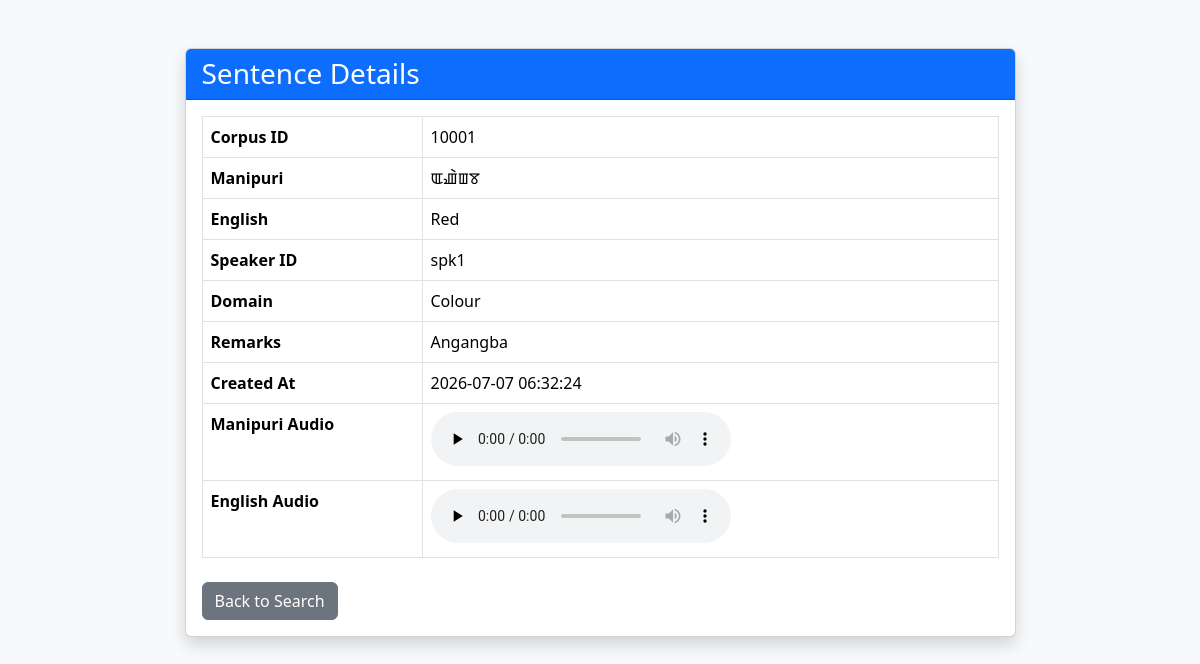
The page /api/public/sentence.php?id=10001 on the database as committed earlier.
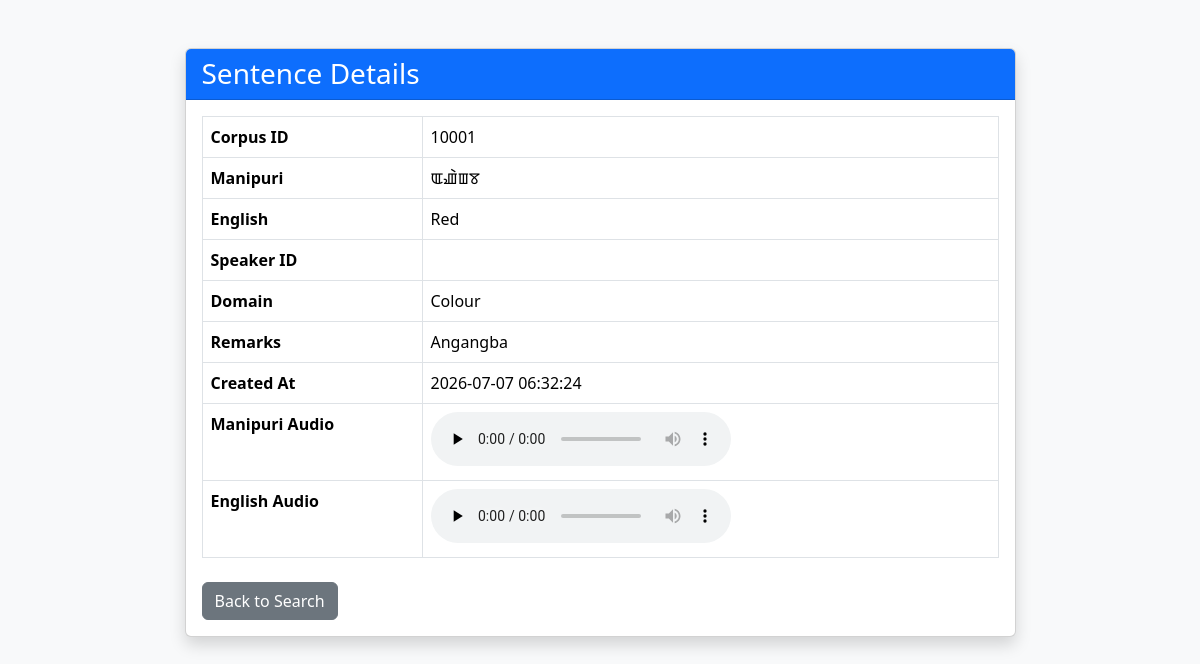
The same page on the database as committed later.
### tables this page shows
CREATE TABLE sentence_pairs
(
    corpus_id TEXT PRIMARY KEY,

    manipuri TEXT NOT NULL,

    english TEXT NOT NULL,

    manipuri_audio TEXT NOT NULL,

    english_audio TEXT NOT NULL,

    speaker_id TEXT,

    domain TEXT,

    remarks TEXT,

    created_at DATETIME NOT NULL DEFAULT CURRENT_TIMESTAMP
);

### api/public/sentence.php (the view, shortened to what this page needs)
<?php
require_once dirname(__DIR__, 2) . '/config.php';
$id = trim($_GET['id'] ?? '');
$stmt = $pdo->prepare(
    "
    SELECT
        corpus_id,
        manipuri,
        english,
        manipuri_audio,
        english_audio,
        speaker_id,
        domain,
        remarks,
        created_at
    FROM sentence_pairs
    WHERE corpus_id = :id
    LIMIT 1
    "
);
$stmt->bindValue(':id', $id, PDO::PARAM_STR);
$stmt->execute();
$sentence = $stmt->fetch(PDO::FETCH_ASSOC);
$manipuriAudio = '../../audio/manipuri/' . $sentence['manipuri_audio'];
$englishAudio  = '../../audio/english/' . $sentence['english_audio'];
?>
<!DOCTYPE html>
<html lang="en">
<head>
    <link
        href="https://cdn.jsdelivr.net/npm/bootstrap@5.3.3/dist/css/bootstrap.min.css"
        rel="stylesheet"
    >
</head>
<body class="bg-light">
<div class="container py-5">
    <div class="row justify-content-center">
        <div class="col-lg-9">
            <div class="card shadow">
                <div class="card-header bg-primary text-white">
                    <h3 class="mb-0">
                        Sentence Details
                    </h3>
                </div>
                <div class="card-body">
                    <table class="table table-bordered">
                        <tr>
                            <th width="220">
                                Corpus ID
                            </th>
                            <td>
                                <?php echo htmlspecialchars($sentence['corpus_id']); ?>
                            </td>
                        </tr>
                        <tr>
                            <th>
                                Manipuri
                            </th>
                            <td>
                                <?php echo nl2br(htmlspecialchars($sentence['manipuri'])); ?>
                            </td>
                        </tr>
                        <tr>
                            <th>
                                English
                            </th>
                            <td>
                                <?php echo nl2br(htmlspecialchars($sentence['english'])); ?>
                            </td>
                        </tr>
                        <tr>
                            <th>
                                Speaker ID
                            </th>
                            <td>
                                <?php echo htmlspecialchars($sentence['speaker_id']); ?>
                            </td>
                        </tr>
                        <tr>
                            <th>
                                Domain
                            </th>
                            <td>
                                <?php echo htmlspecialchars($sentence['domain']); ?>
                            </td>
                        </tr>
                        <tr>
                            <th>
                                Remarks
                            </th>
                            <td>
                                <?php echo nl2br(htmlspecialchars($sentence['remarks'])); ?>
                            </td>
                        </tr>
                        <tr>
                            <th>
                                Created At
                            </th>
                            <td>
                                <?php echo htmlspecialchars($sentence['created_at']); ?>
                            </td>
                        </tr>
                        <tr>
                            <th>
                                Manipuri Audio
                            </th>
                            <td>
                                <audio controls preload="none">
                                    <source
                                        src="<?php echo htmlspecialchars($manipuriAudio); ?>"
                                        type="audio/mpeg"
                                    >
                                </audio>
                            </td>
                        </tr>
                        <tr>
                            <th>
                                English Audio
                            </th>
                            <td>
                                <audio controls preload="none">
                                    <source
                                        src="<?php echo htmlspecialchars($englishAudio); ?>"
                                        type="audio/mpeg"
                                    >
                                </audio>
                            </td>
                        </tr>
                    </table>
                    <div class="mt-4">
                        <a
                            href="../../index.php"
                            class="btn btn-secondary"
                        >
                            Back to Search
                        </a>
                    </div>
                </div>
            </div>
        </div>
    </div>
</div>
</body>
</html>

Rows that differ between the two databases and show on the page:
changed sentence_pairs "ꯑꯉꯥꯡꯕ": speaker "spk1" → (not shown)
